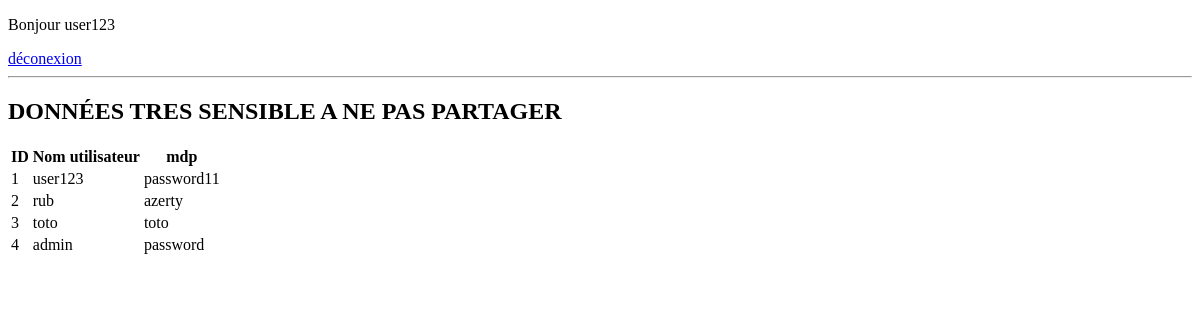
Page /admin (signed in) on the earlier database version.
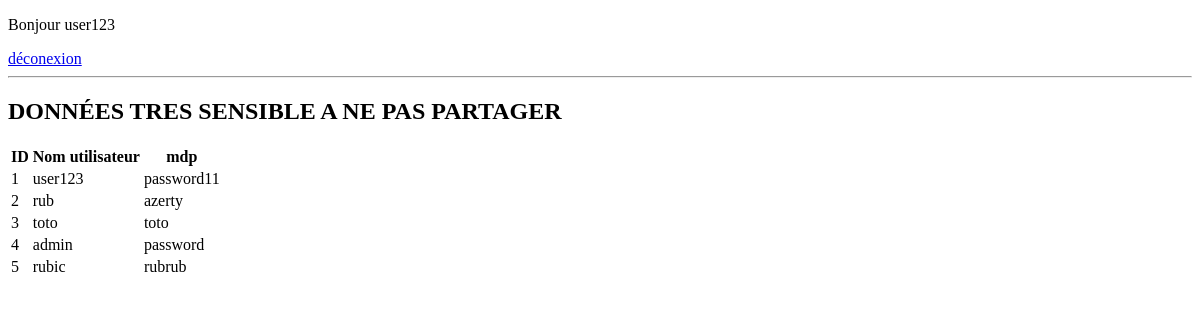
Same page on the later database version.
### main.py (models this page shows, shortened)
class User(db.Model):
    id = db.Column(db.Integer, primary_key=True)
    username = db.Column(db.String(80), unique=True, nullable=False)
    password = db.Column(db.String(120), nullable=False)

### main.py (the view)
@app.route('/admin')
def admin_page():
    if 'username' in session:
        users = User.query.all()
        return render_template('admin.html', users=users)
    else:
        return 'NOOOOOOOOOOOO'

### templates/admin.html
{% include 'header.html' %}
<!DOCTYPE html>
<html>
<body>
<h2>DONNÉES TRES SENSIBLE A NE PAS PARTAGER</h2>
<table>
  <tr>
    <th>ID</th>
    <th>Nom utilisateur</th>
    <th>mdp</th>
  </tr>
  {% for user in users %}
  <tr>
    <td>{{ user.id }}</td>
    <td>{{ user.username }}</td>
    <td>{{ user.password }}</td>
  </tr>
  {% endfor %}
</table>
</body>
</html>

### templates/header.html
<!DOCTYPE html>
<html>
<body>
{% if 'username' in session %}
  <p>Bonjour {{ session['username'] }}</p>
  <a href="{{ url_for('logout') }}">déconexion</a>
{% else %}
  <a href="{{ url_for('login') }}">Connexion</a>
  <a href="{{ url_for('signup') }}">inscritpion</a>
{% endif %}
<hr>
</body>
</html>

Differences in the rows shown:
added User: id "5", username "rubic", password "rubrub"
